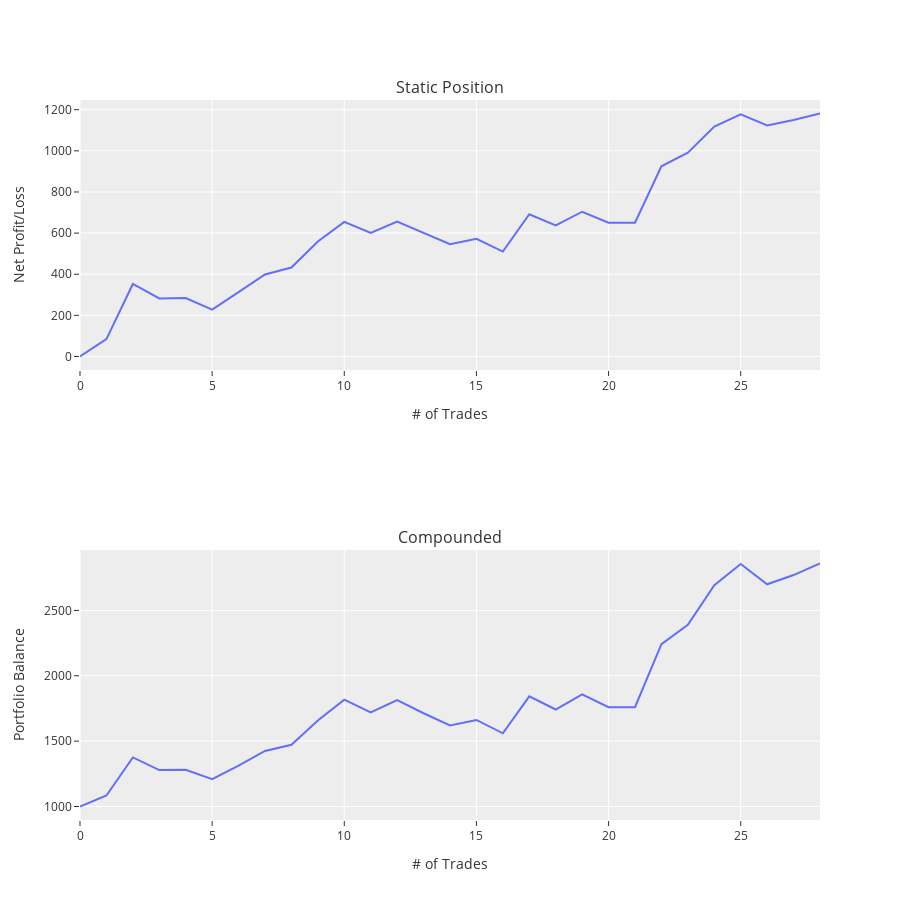

The notebook cell saved with this chart:
### Code cell
res.plot_equity_curves()

### Figure 1 — Plotly figure (JSON) as saved in the notebook; plotly's stock layout.template omitted (floating-point values rounded to 4 significant figures)
{"data": [{"hovertemplate": "x=%{x}<br>y=%{y}<extra></extra>", "legendgroup": "", "line": {"color": "#636efa", "dash": "solid"}, "marker": {"symbol": "circle"}, "mode": "lines", "name": "", "orientation": "v", "showlegend": false, "type": "scatter", "x": [0, 1, 2, 3, 4, 5, 6, 7, 8, 9, 10, 11, 12, 13, 14, 15, 16, 17, 18, 19, 20, 21, 22, 23, 24, 25, 26, 27, 28], "xaxis": "x", "y": [0, 84.35, 352.6, 282.6, 284.3, 228.3, 313.1, 399.0, 432.4, 559.0, 654.5, 600.7, 655.8, 600.3, 546.0, 571.9, 510.2, 691.5, 636.9, 703.9, 650.6, 650.5, 924.5, 990.7, 1118.0, 1178.0, 1124.0, 1150.0, 1182.0], "yaxis": "y"}, {"hovertemplate": "x=%{x}<br>y=%{y}<extra></extra>", "legendgroup": "", "line": {"color": "#636efa", "dash": "solid"}, "marker": {"symbol": "circle"}, "mode": "lines", "name": "", "orientation": "v", "showlegend": false, "type": "scatter", "x": [0, 1, 2, 3, 4, 5, 6, 7, 8, 9, 10, 11, 12, 13, 14, 15, 16, 17, 18, 19, 20, 21, 22, 23, 24, 25, 26, 27, 28], "xaxis": "x2", "y": [1000, 1084.0, 1375.0, 1279.0, 1281.0, 1209.0, 1312.0, 1425.0, 1472.0, 1659.0, 1817.0, 1719.0, 1814.0, 1713.0, 1620.0, 1662.0, 1560.0, 1842.0, 1742.0, 1859.0, 1759.0, 1759.0, 2241.0, 2390.0, 2693.0, 2855.0, 2700.0, 2771.0, 2859.0], "yaxis": "y2"}], "layout": {"annotations": [{"font": {"size": 16}, "showarrow": false, "text": "Static Position", "x": 0.5, "xanchor": "center", "xref": "paper", "y": 1, "yanchor": "bottom", "yref": "paper"}, {"font": {"size": 16}, "showarrow": false, "text": "Compounded", "x": 0.5, "xanchor": "center", "xref": "paper", "y": 0.375, "yanchor": "bottom", "yref": "paper"}], "height": 900, "width": 900, "xaxis": {"anchor": "y", "domain": [0, 1], "title": {"text": "# of Trades"}}, "xaxis2": {"anchor": "y2", "domain": [0, 1], "title": {"text": "# of Trades"}}, "yaxis": {"anchor": "x", "domain": [0.625, 1], "title": {"text": "Net Profit/Loss"}}, "yaxis2": {"anchor": "x2", "domain": [0, 0.375], "title": {"text": "Portfolio Balance"}}}}
